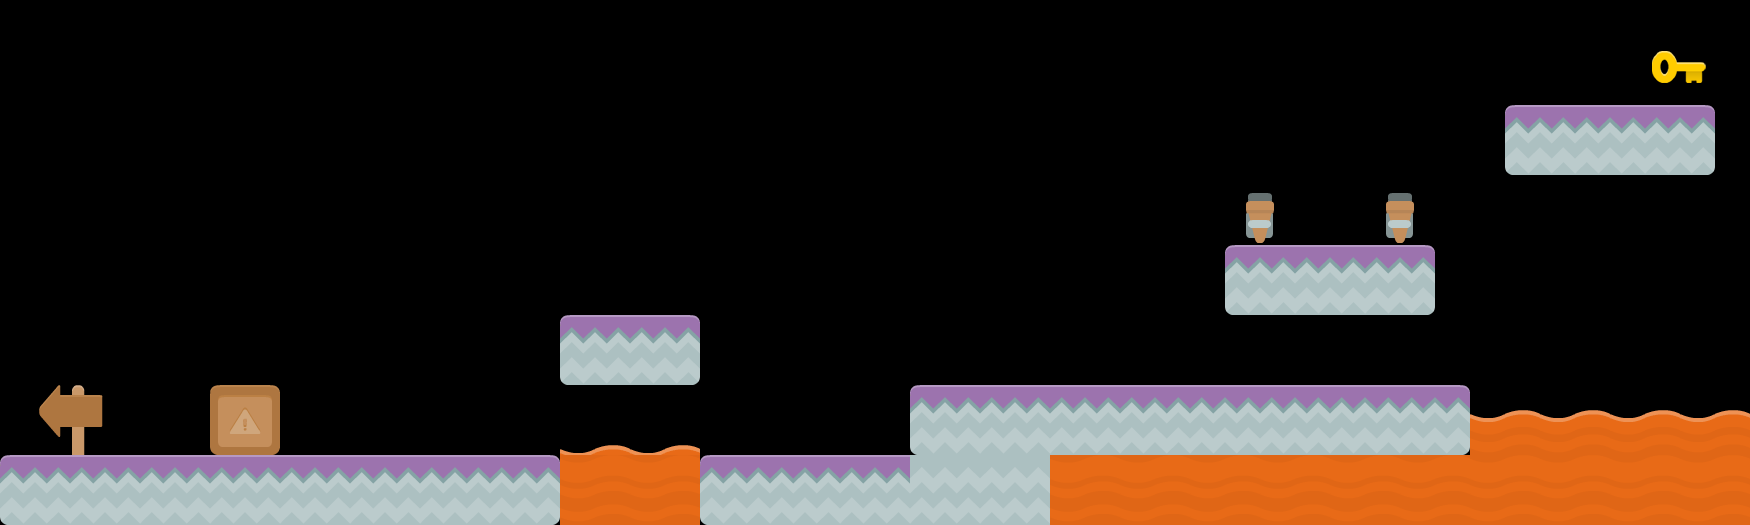

This game map was drawn from its Tiled (.tmx) file and the tilesets committed beside it. A one-line description and the trimmed map source follow:
An orthogonal 50x15 tile map with 35x35 px tiles, 5 tile layers (background, Platforms, DOor, Key, ...).

<map version="1.0" orientation="orthogonal" renderorder="right-down" width="50" height="15" tilewidth="35" tileheight="35" nextobjectid="1">
 <tileset firstgid="1" name="tileset" tilewidth="70" tileheight="70" spacing="2" margin="2" tilecount="196">
  <image source="../tileset.png" width="1024" height="1024" />
 </tileset>
 <layer name="background" width="50" height="15">
  <data>[750 cells, 21 non-empty, 5 distinct tile ids]</data>
 </layer>
 <layer name="Platforms" width="50" height="15">
  <data>[750 cells, 29 non-empty, 4 distinct tile ids]</data>
 </layer>
 <layer name="DOor" width="50" height="15">
  <data>[750 cells, 0 non-empty, 0 distinct tile ids]</data>
 </layer>
 <layer name="Key" width="50" height="15">
  <data>[750 cells, 1 non-empty, 1 distinct tile ids]</data>
 </layer>
 <layer name="Portal" width="50" height="15">
  <data>[750 cells, 1 non-empty, 1 distinct tile ids]</data>
 </layer>
</map>